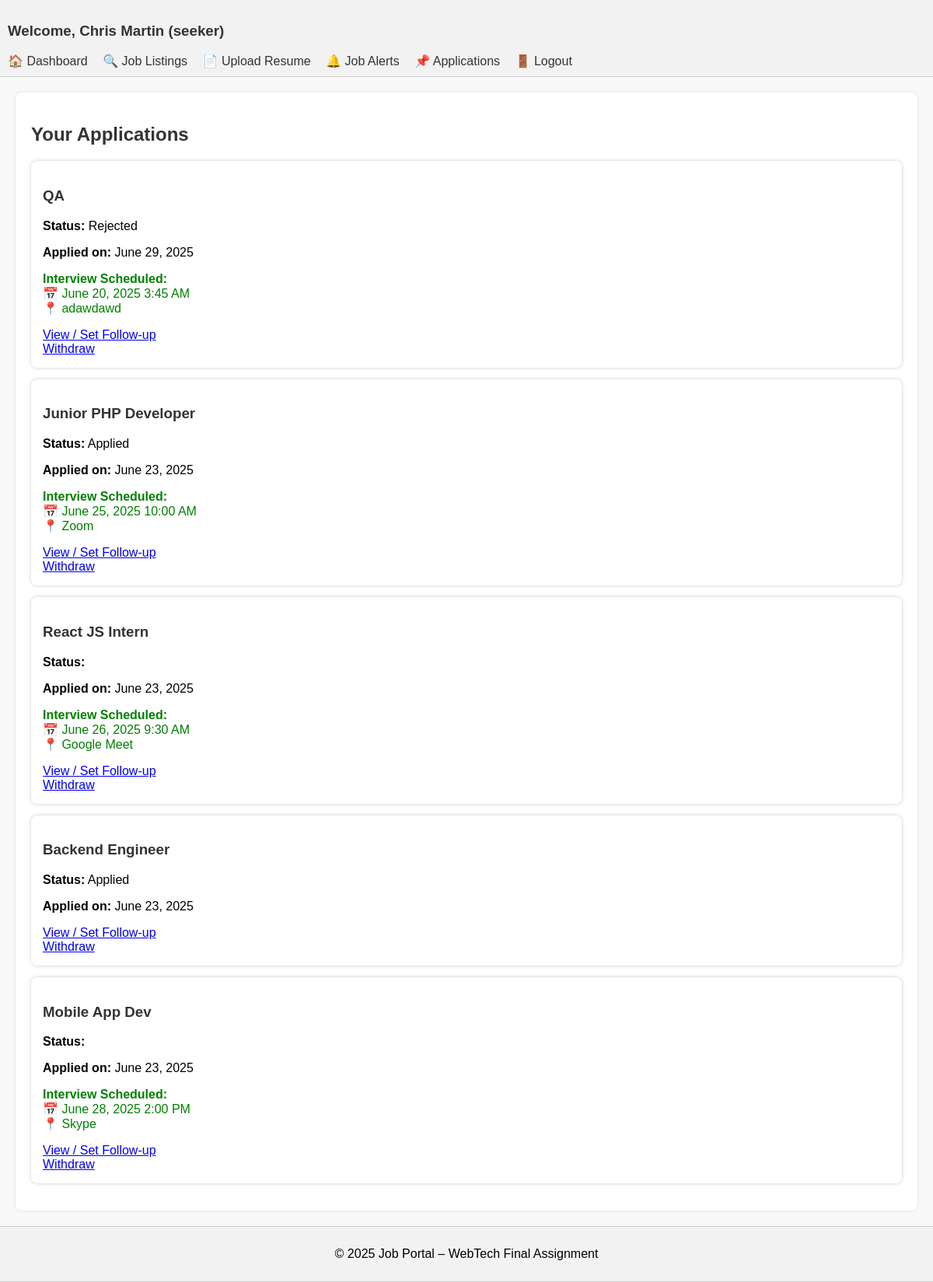
The app's page /dashboard/application_status.php (signed in) with its own data.
### tables this page shows
CREATE TABLE `applications` (
  `id` int(11) NOT NULL,
  `job_id` int(11) NOT NULL,
  `seeker_id` int(11) NOT NULL,
  `status` enum('applied','accepted','rejected') DEFAULT 'applied',
  `applied_at` timestamp NOT NULL DEFAULT current_timestamp()
);

CREATE TABLE `jobs` (
  `id` int(11) NOT NULL,
  `employer_id` int(11) NOT NULL,
  `title` varchar(150) NOT NULL,
  `description` text NOT NULL,
  `location` varchar(100) DEFAULT NULL,
  `salary` varchar(100) DEFAULT NULL,
  `created_at` timestamp NOT NULL DEFAULT current_timestamp()
);

CREATE TABLE `interviews` (
  `id` int(11) NOT NULL,
  `application_id` int(11) NOT NULL,
  `employer_id` int(11) NOT NULL,
  `interview_time` datetime NOT NULL,
  `location` varchar(255) DEFAULT NULL
);

### dashboard/application_status.php (the view, shortened to what this page needs)
<?php
include('header.php');
include('../config/db.php');
$user_id = $_SESSION['user_id'];
$sql = "SELECT a.id as app_id, j.title, a.status, a.applied_at
        FROM applications a
        JOIN jobs j ON a.job_id = j.id
        WHERE a.seeker_id = '$user_id'
        ORDER BY a.applied_at DESC";
$result = mysqli_query($conn, $sql);
?>
<h2>Your Applications</h2>
<?php
if (mysqli_num_rows($result) > 0) {
    while ($row = mysqli_fetch_assoc($result)) {
        $app_id = $row['app_id'];
        echo "<div style='margin-bottom: 15px; background: #fff; padding: 15px; border-radius: 8px; box-shadow: 0 0 5px #ccc;'>";
        echo "<h3>" . $row['title'] . "</h3>";
        echo "<p><b>Status:</b> " . ucfirst($row['status']) . "</p>";
        echo "<p><b>Applied on:</b> " . date("F j, Y", strtotime($row['applied_at'])) . "</p>";
        $int = $conn->prepare("SELECT interview_time, location FROM interviews WHERE application_id = ?");
        $int->bind_param("i", $app_id);
        $int->execute();
        $int_result = $int->get_result();
        if ($int_result->num_rows > 0) {
            $int_row = $int_result->fetch_assoc();
            echo "<p style='color:green;'><b>Interview Scheduled:</b><br>";
            echo "📅 " . date("F j, Y g:i A", strtotime($int_row['interview_time'])) . "<br>";
            echo "📍 " . htmlspecialchars($int_row['location']) . "</p>";
        }
        echo "<a href='follow_up.php?id=$app_id'>View / Set Follow-up</a><br>";
        echo "<a href='application_status.php?withdraw=$app_id' onclick='return confirm(\"Are you sure you want to withdraw this application?\")'>Withdraw</a>";
        echo "</div>";
    }
} else {
    echo "<p>You haven't applied to any jobs yet.</p>";
}
?>
<?php include('footer.php'); ?>

### css/style.css (style rules this page uses)
body { font-family: Arial, sans-serif; margin: 0; padding: 0; background: #f9f9f9; }
h2, h3 { color: #333; }

### records on screen
applications: job.title "QA", status "Rejected", applied_at "June 29, 2025", interviews.interview_time "June 20, 2025 3:45 AM", interviews.location "adawdawd"
applications: job.title "Junior PHP Developer", status "Applied", applied_at "June 23, 2025", interviews.interview_time "June 25, 2025 10:00 AM", interviews.location "Zoom"
applications: job.title "React JS Intern", applied_at "June 23, 2025", interviews.interview_time "June 26, 2025 9:30 AM", interviews.location "Google Meet"
applications: job.title "Backend Engineer", status "Applied", applied_at "June 23, 2025"
applications: job.title "Mobile App Dev", applied_at "June 23, 2025", interviews.interview_time "June 28, 2025 2:00 PM", interviews.location "Skype"

### other values on screen
$_SESSION['user_name'] "Chris Martin"
$_SESSION['user_type'] "seeker"
